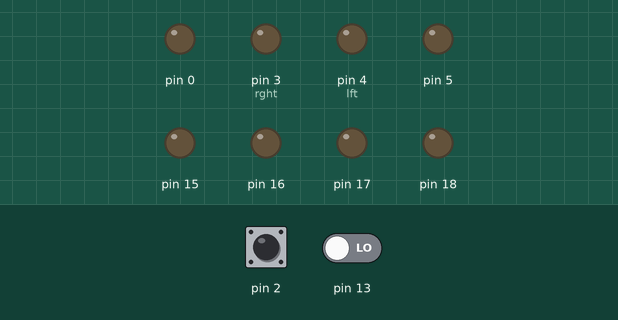
Recording of a sketch running on a simulated Arduino Uno, built with avr-gcc and run on an emulated ATmega328P. Parts: output pins drawn as LEDs (lit = HIGH). Dashed ring = blinking. The inputs (shaded band) are chosen by the test bench; at power-on: pin 2 LOW, pin 13 LOW. Sleep ends after the set time or at an interrupt.

Above: at 9.1 s.
9.2 s: pin 2 driven HIGH
At 9.35 s:
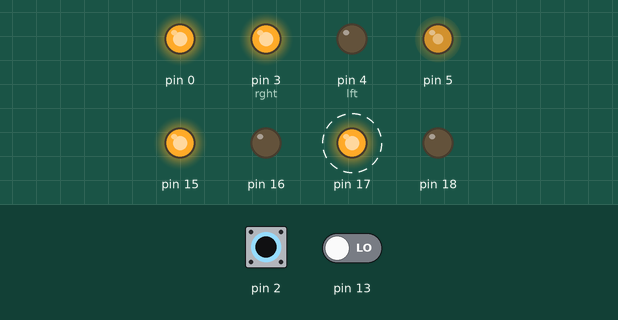
At 10.0 s:
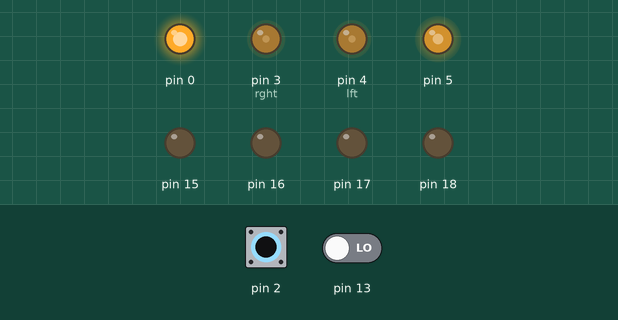
12.2 s: pin 2 pulsed LOW 5 times (0.12 s each, 0.3 s apart)
At 13.65 s:
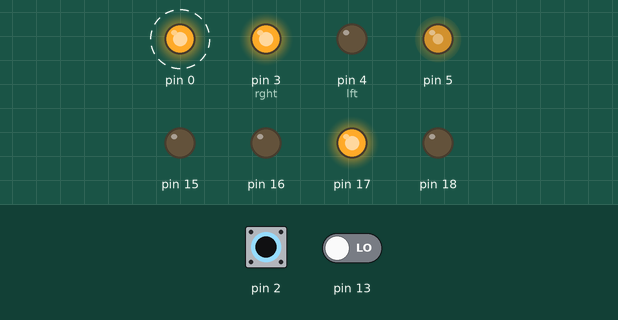
Timing chart, 0 to 16.2 s (numbered marks = the images above; inputs shaded):
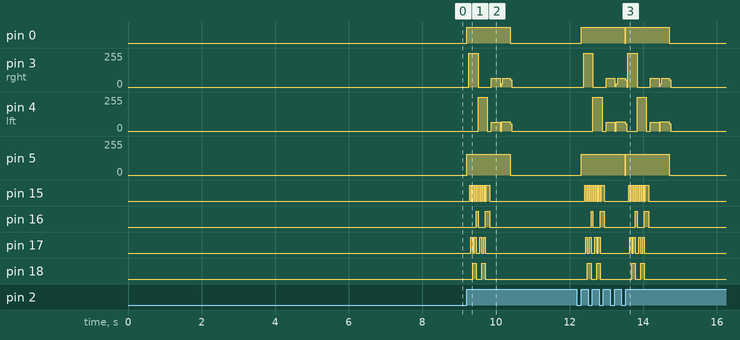

The sketch:

Clocks_REV_2.1.ino
```cpp
#include <avr/power.h>
#include <avr/sleep.h>
#include <avr/interrupt.h>

int MinL = 0, MinR= 0, HrsL = 0, HrsR = 0;
int rght = 3, lft = 4;
int ShwnTm = 120;
bool TmUpdt = false, TmChange = false, Chk = false;
int Disch = 0;
int TmShw = 0;
int val=0;
boolean flag=0;
int btn = 0;
int sec = 0;
bool A = true;
int prval = 2;
bool slp = false;


void setup() {
  TCCR2A = 0x00;
  TCCR2B |= (1<<CS22) | (1<<CS21) | (1<<CS20);
  TIMSK2 = 0x01;
  ASSR = (1<<EXCLK);
  ASSR = (1<<AS2);

  /*cli();
  TIMSK2 &= ~((1<<OCIE2A)|(1<<OCIE2B)|(1<<TOIE2));
  ASSR = (1<<AS2);
  delay(2000);
  TCNT2 = 0;
  TCCR2B |= (1<<CS22) | (1<<CS20);
  while(ASSR & 0x1F);
  TIFR2 |= ((1<<OCF2A)|(1<<OCF2B)|(1<<TOV2));
  TIMSK2 |= (1<<TOIE2);
  sei();*/

  ADCSRA &= ~(1 << ADEN);
  power_usart0_disable();
  power_twi_disable();
  attachInterrupt(0, ButInter, RISING);

  TCCR0B = TCCR0B & 0b11111000 | 0x02;
  pinMode(5, OUTPUT);
  pinMode(rght, OUTPUT);
  pinMode(lft, OUTPUT);

  pinMode(15, OUTPUT);
  pinMode(17, OUTPUT);
  pinMode(18, OUTPUT);
  pinMode(16, OUTPUT);
  pinMode(0, OUTPUT);

  pinMode(13, INPUT);
  digitalWrite(13, LOW);
  set_sleep_mode(SLEEP_MODE_PWR_SAVE);
  sleep_enable();
  sleep_mode();
}

void tabl(int numr = 0){
  switch(numr){
    case 0:
      digitalWrite(15, LOW);
      digitalWrite(17, LOW);
      digitalWrite(18, LOW);
      digitalWrite(16, LOW);
    break;
    case 1:
      digitalWrite(15, HIGH);
      digitalWrite(17, LOW);
      digitalWrite(18, LOW);
      digitalWrite(16, LOW);
    break;
    case 2:
      digitalWrite(15, LOW);
      digitalWrite(17, HIGH);
      digitalWrite(18, LOW);
      digitalWrite(16, LOW);
    break;
    case 3:
      digitalWrite(15, HIGH);
      digitalWrite(17, HIGH);
      digitalWrite(18, LOW);
      digitalWrite(16, LOW);
    break;
    case 4:
      digitalWrite(15, LOW);
      digitalWrite(17, LOW);
      digitalWrite(18, HIGH);
      digitalWrite(16, LOW);
    break;
    case 5:
      digitalWrite(15, HIGH);
      digitalWrite(17, LOW);
      digitalWrite(18, HIGH);
      digitalWrite(16, LOW);
    break;
    case 6:
      digitalWrite(15, LOW);
      digitalWrite(17, HIGH);
      digitalWrite(18, HIGH);
      digitalWrite(16, LOW);
    break;
    case 7:
      digitalWrite(15, HIGH);
      digitalWrite(17, HIGH);
      digitalWrite(18, HIGH);
      digitalWrite(16, LOW);
    break;
    case 8:
      digitalWrite(15, LOW);
      digitalWrite(17, LOW);
      digitalWrite(18, LOW);
      digitalWrite(16, HIGH);
    break;
    case 9:
      digitalWrite(15, HIGH);
      digitalWrite(17, LOW);
      digitalWrite(18, LOW);
      digitalWrite(16, HIGH);
    break;
  }
}

ISR(TIMER2_OVF_vect){
    sec  += 400;
    if(sec >= 6000){
      MinR++;
      if(MinR == 10) {
        MinR = 0;
        MinL++;
      }
      if(MinL == 6) {
        MinL = 0;
        HrsR++;
      }
      if(HrsR == 10) {
        HrsR = 0;
        HrsL++;
      }
      if(HrsL == 2 && HrsR == 4) {
        HrsL = 0;
        HrsR = 0;
      }
      TmUpdt = false;
      sec -= 5990;
    }
      if(val == 0 && btn == 0){
        slp = true;
    }
}

void HOURS(int a = 0){
  for(int i = 0; i < a; i++)
    {
      digitalWrite(lft, HIGH);
      tabl(HrsL);
      delay(4);
      digitalWrite(lft, LOW);
      delay(4);
      digitalWrite(rght, HIGH);
      tabl(HrsR);
      delay(4);
      digitalWrite(rght, LOW);
      delay(4);
    }
}
void MINUTES(int a = 0){
  for(int i = 0; i < a; i++)
    {
      digitalWrite(lft, HIGH);
      tabl(MinL);
      delay(4);
      digitalWrite(lft, LOW);
      delay(4);
      digitalWrite(rght, HIGH);
      tabl(MinR);
      delay(4);
      digitalWrite(rght, LOW);
      delay(4);
    }
  }

void ButInter(){
    btn++;
  }

void loop() {
  if(slp){
    sleep_mode();
    slp = false;
  }
   if(btn == 1){
    if(digitalRead(13) == 1 && A == true){
      val++;
      A = false;
      delay(2000);
    }
    val++;
    btn = 0;
  }
  if(val >= 2){
    if(digitalRead(2) == 1)
      val++;
    }
  if(prval < val){
    prval = val;
    delay(1000);
    }

  if(val == 1){
    TmShw = 1;
    val = 0;
    btn = 0;
  }
  if(val >= 2){
    TmShw = 2;
    Disch = val;
  }

   if(TmShw >= 1){
    if(Chk == false)
    {
      Chk = true;
      digitalWrite(0, HIGH);
      analogWrite(5, 155); // Переменная ШИМ
      delay(500);
      digitalWrite(rght, HIGH);
      for(int p = 0; p < 10; p++){
        tabl(p);
        delay(200);
      }
      digitalWrite(rght, LOW);
      digitalWrite(lft, HIGH);
      for(int p = 0; p < 10; p++){
        tabl(p);
        delay(200);
      }
      digitalWrite(lft, LOW);
    }

  if(TmShw >= 2){
    switch(Disch){
      case 2:
        if(HrsL < 2)
          HrsL++;
        else
          HrsL = 0;
        HOURS(400);
        break;
      case 3:
        if(HrsR < 3 && HrsL == 2 || HrsR < 9 && HrsL < 2)
          HrsR++;
        else
          HrsR = 0;
        HOURS(400);
        break;
      case 4:
        if(MinL < 5)
          MinL++;
        else
          MinL = 0;
        MINUTES(400);
        break;
      case 5:
        if(MinR < 9)
          MinR++;
        else
          MinR = 0;
        MINUTES(400);
        break;
    }
    if(Disch >= 6){
      TmChange = false;
      Disch = 0;
      analogWrite(5, 0);
      digitalWrite(0, LOW);
      TmShw = 0;
      Chk = false;
      val = 0;
      btn = 0;
      A = true;
      sleep_mode();
    }
  }

  if(TmShw == 1){
    delay(500);
    //Hours
    HOURS(ShwnTm);
    delay(500);
    //Minutes
    MINUTES(ShwnTm);
    analogWrite(5, 0);
    digitalWrite(0, LOW);
    TmShw = 0;
    Chk = false;
    btn = 0;
    sleep_mode();
    }
  }
}
```

Measured:
- after the input at 9.2 s, pin 0: LOW → HIGH at once, → LOW 1.2 s later; pin 3 (rght): 0/255 → 255/255 after 0.06 s, → 0/255 0.25 s later, → 65/255 0.36 s later, → 64/255 0.24 s later, … (5 changes in this stretch)
- after the input at 12.2 s, pin 0: alternates HIGH for 1.2 s and LOW for 0.02 s, 4 changes in all, then stays LOW, starting after 0.12 s; pin 5: 0/255 → 155/255 after 0.12 s, → 0/255 2.4 s later
